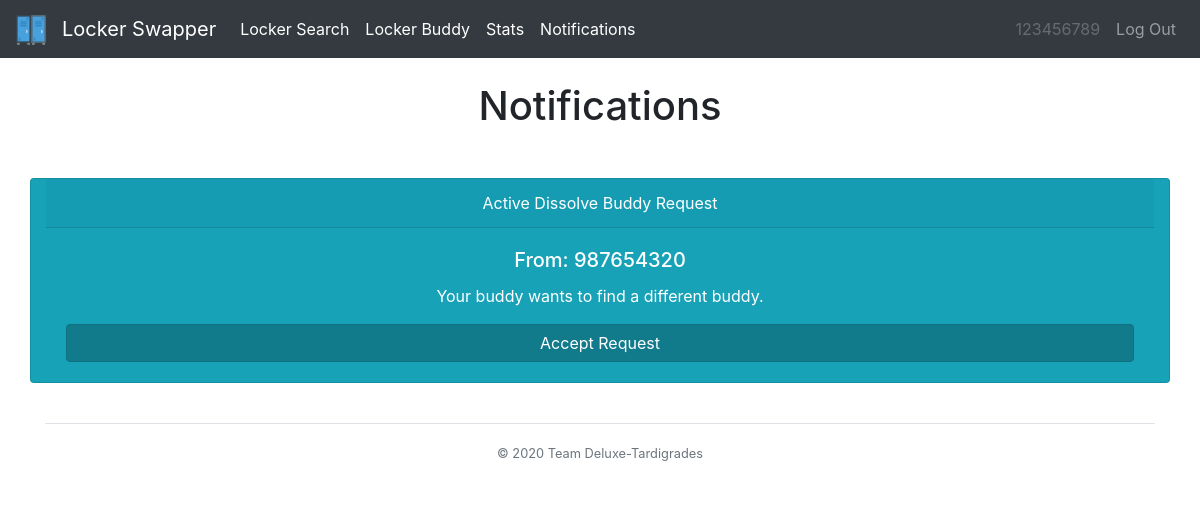
The app's page /notifs (signed in), older data.
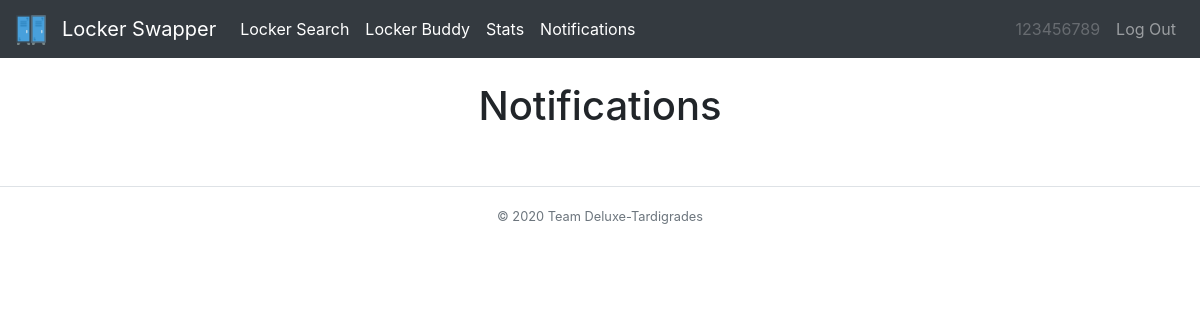
The same page, newer data.
### tables this page shows
CREATE TABLE transaction_tbl (locker INT, recipient INT, sender INT, status INT, request TEXT, floor INT);

### __init__.py (the view)
@app.route("/notifs")
@login_required
def notifs():
    looper=[]
    buddy=[]
    locker=[]
    dissolve = []
    all = db_manager.getAllNotifs(session["osis"])
    for value in range(len(all)):
        looper.append(value)
    for value in all:
        if(value[4] == "B"):
            temp=db_manager.getUserInfo(value[2])
            temp[5]=temp[5].split("|")
            buddy.append(temp)
        if(value[4] == "L"):
            them = db_manager.getUserInfo(value[2])
            locker.append(db_manager.getLockerInfo(them[2],them[0]))
        else:
            dissolve.append(db_manager.getDissolveInfo(session['osis']))
    open = db_manager.getMess(session["osis"],1)
    close = db_manager.getMess(session["osis"],0)
    user=session['osis']
    return render_template("notifs.html", heading="Notifications", all=all, open=open, close=close, looper=looper, buddy=buddy, locker=locker, dissolve = dissolve, user=user)

### __init__.py (called while the page is built)
def login_required(f):
    @wraps(f)
    def dec(*args, **kwargs):
        if 'osis' in session:
            return f(*args, **kwargs)
        flash('You must be logged in to view this page!', 'danger')
        return redirect('/')
    return dec

### db_builder.py (called while the page is built)
def execmany(cmd, inputs):
    db = sqlite3.connect(DB_FILE)
    c = db.cursor()
    output = c.execute(cmd, inputs)
    db.commit()
    return output

### db_manager.py (called while the page is built)
def getDissolveInfo(user):
    q = "SELECT sender FROM transaction_tbl WHERE recipient=?"
    inputs=(user,)
    data=execmany(q,inputs).fetchall()
    info=[]
    for value in data:
        info.append(value[0])
    return info

def getMess(osis,num):
    q="SELECT * FROM transaction_tbl WHERE recipient=? AND status = ?"
    inputs = (osis,num)
    data = execmany(q,inputs).fetchall()
    info=[]
    temp=[]
    if data is None:
        return info
    for value in data:
        for cell in value:
            temp.append(cell)
        info.append(temp)
    return info

### templates/notifs.html (shortened to what this page needs)
{% extends "base.html" %}
{% block body %}
{% for item in looper %}
  {% if all[item] in open %}
  <form action="/confirm" method="post">
    <div class="row">
      <div class="card text-white text-center bg-info my-3 col-md-12">
        <div class="card-header">{% if all[item][4] == "B" %} Active Buddy Request {% endif %} {% if all[item][4] == "L" %} Active Locker Request {% endif %} {% if all[item][4] == "D" %} Active Dissolve Buddy Request {% endif %}</div>
        <div class="card-body">
          <h5 class="card-title"> {% if all[item][4] == "D" %} From: {{dissolve[item][0]}} {% endif %}</h5>
          <p class="card-text"> {% if all[item][4] == "D" %} Your buddy wants to find a different buddy. {% endif %}</p>
          <button type="submit" class="btn btn-info btn-block active" name="return" value="notifs">Accept Request</button>
        </div>
      </div>
  </form>
  {% endif %}
{% endfor %}
{% endblock %}

Row changes from the older to the newer data that the page shows:
removed transaction_tbl: sender "987654320"
Text that changed along with them:
list line gone: "Active Dissolve Buddy Request From: Your buddy wants to find a different buddy. Accept Request"
